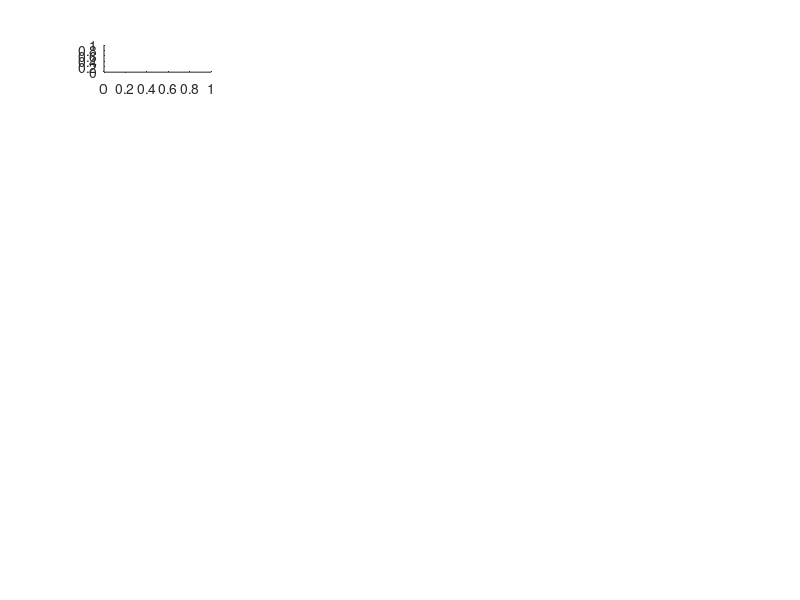

Reproduce this figure in MATLAB. (Note: this script raises an error after producing the figure.)
% Plots EMG data for each trial (each row is a trial, and each column is a
% different EMG channel)
subplot(8,4,1)
plot(filteredEEGdata(:,34),'DisplayName','filteredEEGdata(:,end)','YDataSource','filteredEEGdata(:,end)');figure(gcf)
title('Left Hand EMG')
ylabel('Trial 1')
subplot(8,4,2)
plot(filteredEEGdata(:,35),'DisplayName','filteredEEGdata2(:,end)','YDataSource','filteredEEGdata2(:,end)');figure(gcf)
title('Right Hand EMG')
subplot(8,4,3)
plot(filteredEEGdata(:,36),'DisplayName','filteredEEGdata2(:,end)','YDataSource','filteredEEGdata2(:,end)');figure(gcf)
title('Left Foot EMG')
subplot(8,4,4)
plot(filteredEEGdata(:,37),'DisplayName','filteredEEGdata2(:,end)','YDataSource','filteredEEGdata2(:,end)');figure(gcf)
title('Right Foot EMG')
subplot(8,4,5)
plot(filteredEEGdata2(:,34),'DisplayName','filteredEEGdata2(:,end)','YDataSource','filteredEEGdata2(:,end)');figure(gcf)
ylabel('Trial 2')
subplot(8,4,6)
plot(filteredEEGdata2(:,35),'DisplayName','filteredEEGdata2(:,end)','YDataSource','filteredEEGdata2(:,end)');figure(gcf)
subplot(8,4,7)
plot(filteredEEGdata2(:,36),'DisplayName','filteredEEGdata2(:,end)','YDataSource','filteredEEGdata2(:,end)');figure(gcf)
subplot(8,4,8)
plot(filteredEEGdata2(:,37),'DisplayName','filteredEEGdata2(:,end)','YDataSource','filteredEEGdata2(:,end)');figure(gcf)
subplot(8,4,9)
plot(filteredEEGdata3(:,34),'DisplayName','filteredEEGdata2(:,end)','YDataSource','filteredEEGdata2(:,end)');figure(gcf)
ylabel('Trial 3')
subplot(8,4,10)
plot(filteredEEGdata3(:,35),'DisplayName','filteredEEGdata2(:,end)','YDataSource','filteredEEGdata2(:,end)');figure(gcf)
subplot(8,4,11)
plot(filteredEEGdata3(:,36),'DisplayName','filteredEEGdata2(:,end)','YDataSource','filteredEEGdata2(:,end)');figure(gcf)
subplot(8,4,12)
plot(filteredEEGdata3(:,37),'DisplayName','filteredEEGdata2(:,end)','YDataSource','filteredEEGdata2(:,end)');figure(gcf)
subplot(8,4,13)
plot(filteredEEGdata4(:,34),'DisplayName','filteredEEGdata(:,end)','YDataSource','filteredEEGdata(:,end)');figure(gcf)
ylabel('Trial 4')
subplot(8,4,14)
plot(filteredEEGdata4(:,35),'DisplayName','filteredEEGdata2(:,end)','YDataSource','filteredEEGdata2(:,end)');figure(gcf)
subplot(8,4,15)
plot(filteredEEGdata4(:,36),'DisplayName','filteredEEGdata2(:,end)','YDataSource','filteredEEGdata2(:,end)');figure(gcf)
subplot(8,4,16)
plot(filteredEEGdata4(:,37),'DisplayName','filteredEEGdata2(:,end)','YDataSource','filteredEEGdata2(:,end)');figure(gcf)
subplot(8,4,17)
plot(filteredEEGdata5(:,34),'DisplayName','filteredEEGdata2(:,end)','YDataSource','filteredEEGdata2(:,end)');figure(gcf)
ylabel('Trial 5')
subplot(8,4,18)
plot(filteredEEGdata5(:,35),'DisplayName','filteredEEGdata2(:,end)','YDataSource','filteredEEGdata2(:,end)');figure(gcf)
subplot(8,4,19)
plot(filteredEEGdata5(:,36),'DisplayName','filteredEEGdata2(:,end)','YDataSource','filteredEEGdata2(:,end)');figure(gcf)
subplot(8,4,20)
plot(filteredEEGdata5(:,37),'DisplayName','filteredEEGdata2(:,end)','YDataSource','filteredEEGdata2(:,end)');figure(gcf)
subplot(8,4,21)
plot(filteredEEGdata6(:,34),'DisplayName','filteredEEGdata2(:,end)','YDataSource','filteredEEGdata2(:,end)');figure(gcf)
ylabel('Trial 6')
subplot(8,4,22)
plot(filteredEEGdata6(:,35),'DisplayName','filteredEEGdata2(:,end)','YDataSource','filteredEEGdata2(:,end)');figure(gcf)
subplot(8,4,23)
plot(filteredEEGdata6(:,36),'DisplayName','filteredEEGdata2(:,end)','YDataSource','filteredEEGdata2(:,end)');figure(gcf)
subplot(8,4,24)
plot(filteredEEGdata6(:,37),'DisplayName','filteredEEGdata2(:,end)','YDataSource','filteredEEGdata2(:,end)');figure(gcf)
subplot(8,4,25)
plot(filteredEEGdata6(:,34),'DisplayName','filteredEEGdata2(:,end)','YDataSource','filteredEEGdata2(:,end)');figure(gcf)
ylabel('Trial 7')
subplot(8,4,26)
plot(filteredEEGdata6(:,35),'DisplayName','filteredEEGdata2(:,end)','YDataSource','filteredEEGdata2(:,end)');figure(gcf)
subplot(8,4,27)
plot(filteredEEGdata6(:,36),'DisplayName','filteredEEGdata2(:,end)','YDataSource','filteredEEGdata2(:,end)');figure(gcf)
subplot(8,4,28)
plot(filteredEEGdata6(:,37),'DisplayName','filteredEEGdata2(:,end)','YDataSource','filteredEEGdata2(:,end)');figure(gcf)
subplot(8,4,29)
plot(filteredEEGdata6(:,34),'DisplayName','filteredEEGdata2(:,end)','YDataSource','filteredEEGdata2(:,end)');figure(gcf)
ylabel('Trial 8')
subplot(8,4,30)
plot(filteredEEGdata6(:,35),'DisplayName','filteredEEGdata2(:,end)','YDataSource','filteredEEGdata2(:,end)');figure(gcf)
subplot(8,4,31)
plot(filteredEEGdata6(:,36),'DisplayName','filteredEEGdata2(:,end)','YDataSource','filteredEEGdata2(:,end)');figure(gcf)
subplot(8,4,32)
plot(filteredEEGdata6(:,37),'DisplayName','filteredEEGdata2(:,end)','YDataSource','filteredEEGdata2(:,end)');figure(gcf)